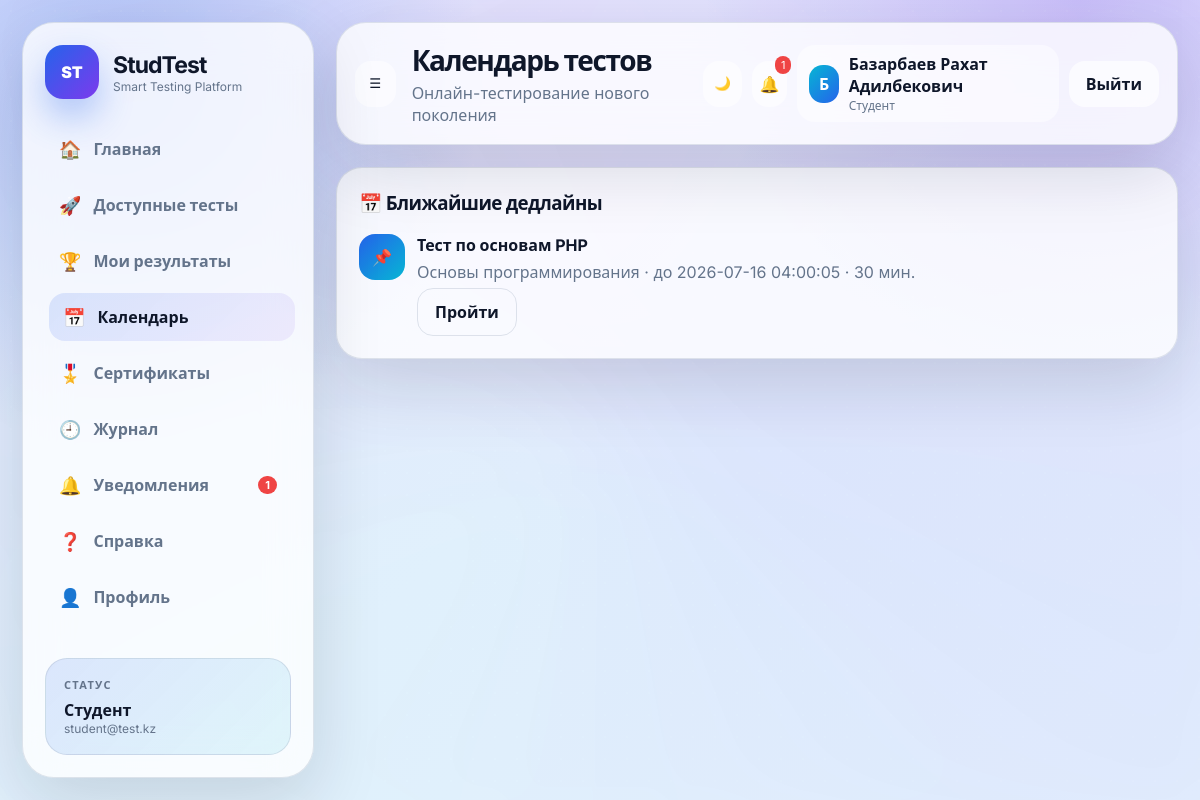
Page /student/calendar.php (signed in) on the committed database.
### tables this page shows
CREATE TABLE `tests` (
  `id` int(11) NOT NULL,
  `title` varchar(200) NOT NULL,
  `description` text DEFAULT NULL,
  `subject_id` int(11) NOT NULL,
  `teacher_id` int(11) NOT NULL,
  `time_limit` int(11) NOT NULL DEFAULT 30,
  `max_attempts` int(11) NOT NULL DEFAULT 1,
  `passing_score` int(11) NOT NULL DEFAULT 50,
  `shuffle_questions` tinyint(1) NOT NULL DEFAULT 1,
  `shuffle_answers` tinyint(1) NOT NULL DEFAULT 1,
  `status` enum('draft','published','closed') NOT NULL DEFAULT 'draft',
  `start_date` datetime DEFAULT NULL,
  `end_date` datetime DEFAULT NULL,
  `created_at` timestamp NULL DEFAULT current_timestamp(),
  `updated_at` timestamp NULL DEFAULT current_timestamp() ON UPDATE current_timestamp()
);

CREATE TABLE `subjects` (
  `id` int(11) NOT NULL,
  `name` varchar(150) NOT NULL,
  `description` text DEFAULT NULL,
  `teacher_id` int(11) DEFAULT NULL,
  `created_at` timestamp NULL DEFAULT current_timestamp()
);

### includes/auth.php (called while the page is built, shortened)
<?php
function e($value): string { return htmlspecialchars((string)$value, ENT_QUOTES, 'UTF-8'); }
?>

### student/calendar.php (the view, shortened to what this page needs)
<?php
require_once __DIR__.'/../config/database.php'; require_once __DIR__.'/../includes/auth.php'; requireRole(['student']);
$s=$pdo->prepare('SELECT DISTINCT t.*, sub.name subject_name FROM tests t JOIN subjects sub ON sub.id=t.subject_id JOIN test_groups tg ON tg.test_id=t.id JOIN users u ON u.group_id=tg.group_id WHERE u.id=? AND t.status="published" ORDER BY COALESCE(t.end_date,t.created_at) ASC'); $s->execute([currentUserId()]); $tests=$s->fetchAll();
include __DIR__.'/../includes/header.php';
?>
<div class="card"><h3>📅 Ближайшие дедлайны</h3><div class="timeline"><?php foreach($tests as $t): ?><div class="timeline-item"><div class="timeline-dot">📌</div><div><b><?= e($t['title']) ?></b><p style="margin:5px 0;color:var(--muted)"><?= e($t['subject_name']) ?> · до <?= e($t['end_date'] ?: 'без срока') ?> · <?= (int)$t['time_limit'] ?> мин.</p><a class="btn btn-ghost" href="/student/take-test.php?id=<?= (int)$t['id'] ?>">Пройти</a></div></div><?php endforeach; ?></div></div>
<?php include __DIR__.'/../includes/footer.php'; ?>

### assets/css/style.css (style rules this page uses)
:root { --bg:#eef3ff; --card:rgba(255,255,255,.78); --text:#0f172a; --muted:#64748b; --line:rgba(148,163,184,.28); --primary:#2563eb; --primary2:#7c3aed; --accent:#06b6d4; --success:#16a34a; --warning:#f59e0b; --danger:#ef4444; --shadow:0 24px 70px rgba(15,23,42,.14); --radius:26px; --sidebar:292px; }
* { box-sizing:border-box }
html { scroll-behavior:smooth }
body { margin:0;font-family:Inter,system-ui,Arial,sans-serif;background:radial-gradient(circle at 10% 10%,rgba(37,99,235,.26),transparent 28%),radial-gradient(circle at 90% 0%,rgba(124,58,237,.22),transparent 28%),linear-gradient(135deg,var(--bg),#f8fbff);color:var(--text);min-height:100vh;overflow-x:hidden }
body::before { content:"";position:fixed;inset:-120px;background:conic-gradient(from 110deg at 50% 50%,rgba(37,99,235,.12),rgba(6,182,212,.08),rgba(124,58,237,.12),rgba(37,99,235,.12));filter:blur(70px);animation:aurora 12s linear infinite;pointer-events:none }
a { color:inherit;text-decoration:none }
.card,.stat,.panel { background:var(--card);border:1px solid var(--line);border-radius:var(--radius);padding:22px;box-shadow:var(--shadow);backdrop-filter:blur(18px);transition:.25s }
.btn { border:0;border-radius:16px;padding:12px 17px;background:linear-gradient(135deg,var(--primary),var(--primary2));color:white;font-weight:850;display:inline-flex;align-items:center;gap:8px;cursor:pointer;transition:.22s;box-shadow:0 14px 30px rgba(37,99,235,.22) }
.btn-ghost { background:transparent;border:1px solid var(--line);color:var(--text);box-shadow:none }
.timeline { display:grid;gap:12px }
.timeline-item { display:grid;grid-template-columns:46px 1fr;gap:12px }
.timeline-dot { width:46px;height:46px;border-radius:16px;background:linear-gradient(135deg,var(--primary),var(--accent));display:grid;place-items:center;color:white }
.card h2,.card h3 { margin-top:0;letter-spacing:-.03em }

### rows in the picture
tests: title "Тест по основам PHP", subject.name "Основы программирования", end_date "2026-07-16 04:00:05", time_limit "30"

### other values in the picture
$unreadCount "1"
roleLabel($role) "Студент"
currentUserEmail() "student@test.kz"
$pageTitle "Календарь тестов"
currentUserName() "Базарбаев Рахат Адилбекович"
